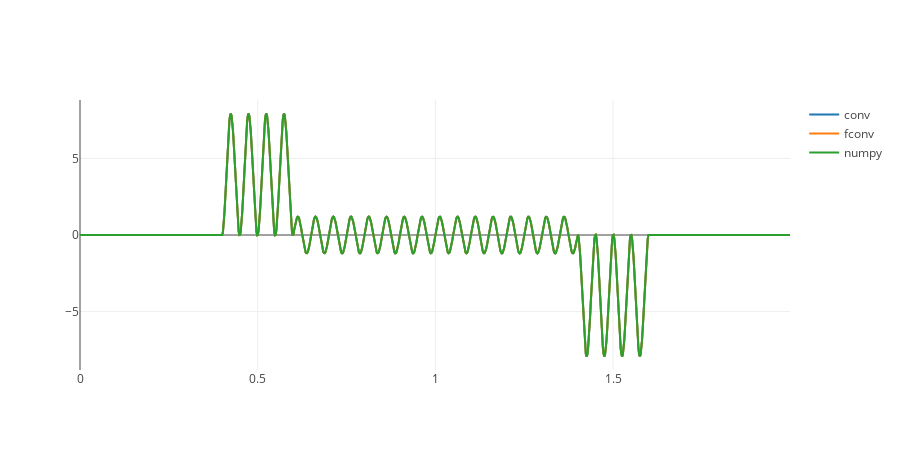

Notebook cell for this chart:
### Code cell
N = 500
T = 1.0 # s
f1 = 20 # Hz
w1 = 2 * np.pi * f1

t = np.linspace(0, T, N)
t_ext = np.linspace(0, 2 * T - T / N, 2 * N - 1)
s1 = np.sin(w1 * t / T)
s2 = [0 if i < 200 or i > 300 else 1 for i in range(N)]

conv = convolve(s1, s2)
fconv = fconvolve(s1, s2)
npconv = np.convolve(s1, s2)

print_mse(conv, fconv, 'conv/fconv')
print_mse(conv, npconv, 'conv/npconv')
print_mse(fconv, npconv, 'fconv/npconv')

tr_conv = go.Scatter(
    x = t_ext,
    y = conv,
    name='conv'
)

tr_fconv = go.Scatter(
    x = t_ext,
    y = fconv.real,
    name='fconv'
)

tr_npconv = go.Scatter(
    x = t_ext,
    y = npconv.real,
    name='numpy'
)

fig = py.tools.make_subplots(rows = 1, cols = 1)

fig['layout'].update(height=450, width=900)

fig.append_trace(tr_conv, 1, 1)
fig.append_trace(tr_fconv, 1, 1)
fig.append_trace(tr_npconv, 1, 1)

py.offline.iplot(fig)

### Figure 1 — Plotly figure (JSON) as saved in the notebook; plotly's stock layout.template omitted (floating-point values rounded to 4 significant figures; data arrays with more than 128 entries replaced by an {"elided": "..."} marker saying what was removed)
{"data": [{"name": "conv", "type": "scatter", "x": {"elided": "999 float values"}, "xaxis": "x1", "y": {"elided": "999 float values"}, "yaxis": "y1"}, {"name": "fconv", "type": "scatter", "x": {"elided": "999 float values"}, "xaxis": "x1", "y": {"elided": "999 float values"}, "yaxis": "y1"}, {"name": "numpy", "type": "scatter", "x": {"elided": "999 float values"}, "xaxis": "x1", "y": {"elided": "999 float values"}, "yaxis": "y1"}], "layout": {"height": 450, "width": 900, "xaxis1": {"anchor": "y1", "domain": [0, 1]}, "yaxis1": {"anchor": "x1", "domain": [0, 1]}}}
